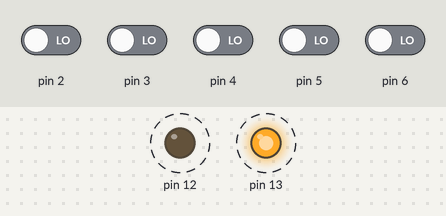
This sketch was run on a simulated Arduino Uno, built with avr-gcc and run on an emulated ATmega328P. On the bench: output pins drawn as LEDs (lit = HIGH). Dashed ring = blinking. Inputs (shaded band) come from the test bench; at power-on: pin 2–6 LOW. What the sketch prints to the serial monitor is not drawn.

Above: at 0.17 s.
Timing chart, 0 to 3.0 s (numbered marks = the images above):
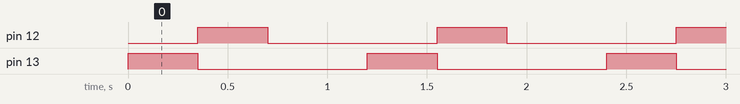

Measured:
- by itself, pin 12, pin 13: alternates HIGH for 0.35 s and LOW for 0.85 s
- by itself, everything shown: repeats every 1.2 s, in 3 steps

The sketch:

Bomb_code.ino
```cpp
int i;
int arr[5];     // the number of the LED pin
int pin[5];
// variables will change:         // variable for reading the pushbutton status

void setup() {
  for(i=0;i<5;i++)
  {
   pin[i]=i+2;
   arr[i]=0;
   pinMode(pin[i],INPUT);
  }
  pinMode(13,OUTPUT);
  pinMode(12,OUTPUT);
  Serial.begin (9600);
}

void loop()
{
  for(i=0;i<5;i++)
  {
    arr[i]=digitalRead(pin[i]);
  }
  if(arr[2]==0)
  {
       digitalWrite(13,HIGH);
       delay(350);
       digitalWrite(13,LOW);
  }
  if(arr[1]==0||arr[3]==0)
  {
    digitalWrite(12,HIGH);
       delay(350);
       digitalWrite(12,LOW);
  }
Serial.print(arr[0]);
Serial.print(arr[1]);
Serial.print(arr[2]);
Serial.print(arr[3]);
Serial.print(arr[4]);
Serial.println();
delay(500);
}
```
